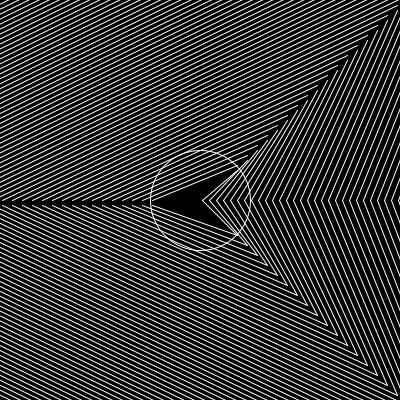
Frame 1 (no input)
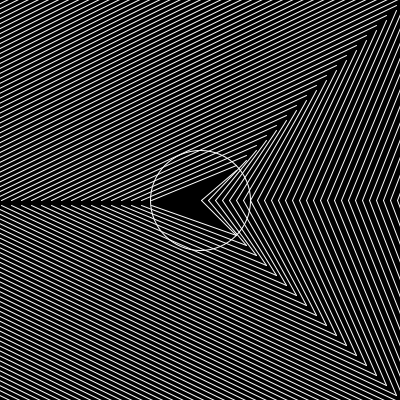
Frame 60 (the mouse pressed at the canvas centre just before this capture)
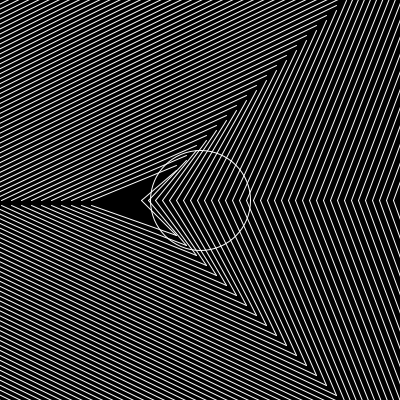
Frame 120 (the mouse held since frame 60 and released just before this capture)

The Processing sketch that drew these frames (run headless with seeded random() and noise(); from frame 60 on, the mouse is pressed at the canvas centre):

// Processing sketch: processing_104992
// ── processing_104992.pde

void setup(){
  size(400,400);
  
}
int x=1;
int xChange=1;

void draw(){
  background(0);
  noFill();
  stroke(255);
  smooth();
  ellipse(200,200,100,100);
  
  if(x>30||x<-70){
   xChange*=-1;
  }
  x+=xChange;
  
  for(int i=0;i<80;i++){
    line(150+x-i*10,200,235+x+i*10,165-i*10);
    line(150+x-i*10,205,235+x+i*10,235+i*10);
    line(200+x+i*7,200,235+x+i*10,170-i*10);
    line(200+x+i*7,200,235+x+i*10,235+i*10); 
  }
}
